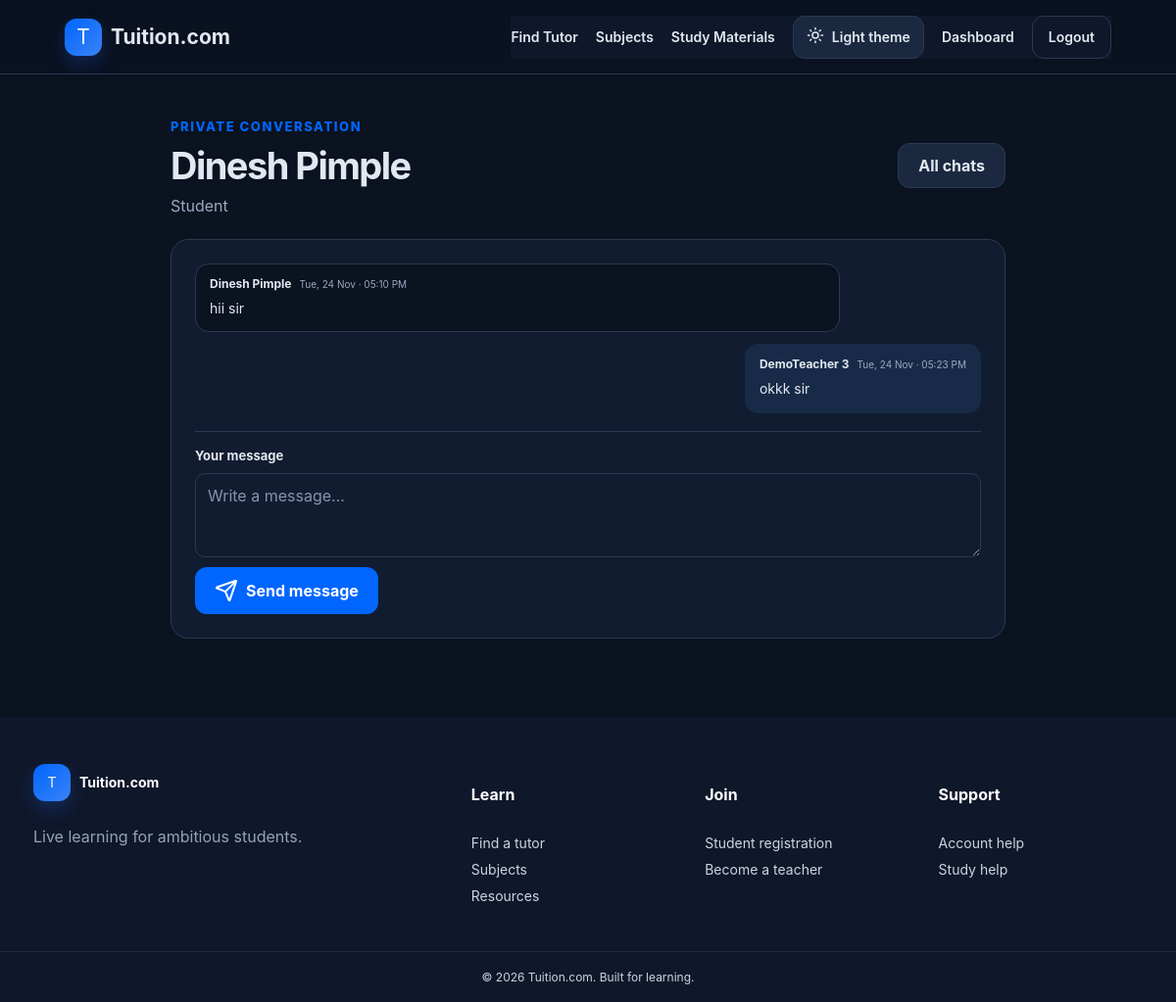
The page /chat/1/ (signed in) on the database its author committed.
### config/edtech/models.py (models this page shows)
class ChatMessage(models.Model):
    conversation = models.ForeignKey(ChatConversation, on_delete=models.CASCADE, related_name="messages")
    sender = models.ForeignKey(User, on_delete=models.CASCADE, related_name="sent_chat_messages")
    body = models.TextField()
    created_at = models.DateTimeField(auto_now_add=True)
    class Meta:
        ordering = ["created_at"]

### config/edtech/views.py (the view, shortened to what this page needs)
# urls.py: path("chat/<int:conversation_id>/", views.chat_conversation, name="chat_conversation"),
@login_required
def chat_conversation(request, conversation_id):
    conversation = get_object_or_404(
        ChatConversation.objects.select_related("student", "teacher", "teacher__user"),
        Q(student=request.user) | Q(teacher__user=request.user),
        pk=conversation_id,
    )
    role = "teacher" if conversation.teacher.user_id == request.user.pk else "student"
    return render(request, "edtech/chat_conversation.html", {
        "conversation": conversation,
        "conversation_messages": conversation.messages.select_related("sender"),
        "role": role,
        "other_participant": (
            conversation.student if role == "teacher" else conversation.teacher.user
        ),
    })

### config/edtech/templates/edtech/chat_conversation.html (shortened to what this page needs)
{% extends "edtech/base.html" %}
{% block content %}
<section class="teacher-editor chat-page">
  <header class="editor-heading">
    <div><span class="kicker">Private conversation</span><h1>{{ other_participant.get_full_name|default:other_participant.username }}</h1><p>{% if role == "student" %}Teacher{% else %}Student{% endif %}</p></div>
    <a class="btn secondary" href="{% url 'chat_inbox' %}">All chats</a>
  </header>
  <section class="editor-section chat-thread" aria-label="Chat messages">
    <div class="chat-message-list" aria-live="polite">
      {% for chat_message in conversation_messages %}
        <article class="chat-message {% if chat_message.sender_id == request.user.pk %}mine{% endif %}">
          <div class="chat-message-meta"><strong>{{ chat_message.sender.get_full_name|default:chat_message.sender.username }}</strong><time datetime="{{ chat_message.created_at|date:'c' }}">{{ chat_message.created_at|date:"D, d M · h:i A" }}</time></div>
          <p>{{ chat_message.body|linebreaksbr }}</p>
        </article>
      {% empty %}
        <div class="student-empty compact"><p>This is the start of your conversation. Send a message to say hello.</p></div>
      {% endfor %}
    </div>
    <form class="chat-compose" method="post">
      <label for="chat-body">Your message</label>
      <textarea id="chat-body" name="body" rows="3" maxlength="4000" required placeholder="Write a message…"></textarea>
      <button class="btn primary" type="submit"><i data-lucide="send" aria-hidden="true"></i>Send message</button>
    </form>
  </section>
</section>
{% endblock %}

### static/edtech/style.css (style rules this page uses)
:root { --primary:#2563EB;--blue:#EFF6FF;--purple:#8B5CF6;--orange:#F97316;--mint:#10B981;--lavender:#F5F3FF;--bg:#F8FAFC;--text:#1E293B;--muted:#64748B;--white:#fff;--border:#E2E8F0;--shadow:0 18px 50px rgba(37,99,235,.10) }
* { box-sizing:border-box }
html { scroll-behavior:smooth }
body { margin:0;font-family:Inter,Poppins,sans-serif;color:var(--text);background:var(--bg) }
a { text-decoration:none;color:inherit }
button,input,select,textarea { font:inherit }
.nav-register,.btn.primary { background:var(--primary);color:#fff!important }
.eyebrow,.kicker { color:var(--primary);font-size:13px;font-weight:800;text-transform:uppercase;letter-spacing:.12em }
.btn { min-height:44px;border:0;border-radius:12px;padding:12px 20px;display:inline-flex;align-items:center;justify-content:center;gap:8px;font-weight:700;cursor:pointer;transition:.2s }
.btn.secondary { background:#fff;color:var(--text)!important;border:1px solid var(--border) }
body.dark { --bg:#0F172A;--text:#E2E8F0;--muted:#94A3B8;--border:#334155;--white:#1E293B }

### static/edtech/frontend-audit.css (style rules this page uses)
:root { --primary: #4F46E5; --secondary: #7C3AED; --accent: #F97316; --mint: #0D9488; --background: #F8FAFC; --card: #FFFFFF; --light-blue: #EEF2FF; --light-purple: #F3E8FF; --light-orange: #FFF7ED; --light-mint: #F0FDFA; --text: #111827; --muted: #64748B; --border: #E2E8F0; --focus: #6366F1; --success: #16A34A; --warning: #EAB308; --danger: #DC2626; --primary-gradient: linear-gradient(135deg, #4F46E5, #7C3AED); --hero-gradient: linear-gradient(135deg, #EEF2FF, #F3E8FF, #EFF6FF); --blue: var(--light-blue); --purple: var(--secondary); --orange: var(--accent); --lavender: var(--light-purple); --bg: var(--background); --white: var(--card); }
html, body { max-width: 100%; overflow-x: hidden; }
body { font-family: Inter, "Segoe UI", Arial, sans-serif; color: var(--text); background: var(--background); }
svg { flex-shrink: 0; }
.btn { min-height: 44px; }
body.dark { --primary: #0066FF; --purple: #3B82F6; --blue: #172B48; --lavender: #172033; --bg: #0B1220; --background: #0B1220; --text: #E2E8F0; --muted: #9AAAC0; --white: #111C30; --card: #111C30; --light-blue: #15253E; --light-purple: #1C2040; --border: #2B3A50; --focus: #60A5FA; --shadow: 0 18px 50px rgba(0,0,0,.32); color: var(--text); background: var(--bg); }
body.dark .hero-search, body.dark .hero-card, body.dark .stats-strip, body.dark .subject-card, body.dark .teacher-profile-card, body.dark .course-card, body.dark .empty-state, body.dark .auth-card, body.dark .filter-panel, body.dark .tutor-row, body.dark .profile-main, body.dark .booking-card, body.dark .course-detail > div, body.dark .sidebar, body.dark .widget, body.dark .panel, body.dark .material-card, body.dark .completion-card, body.dark .editor-section, body.dark .editor-item, body.dark .public-profile-main, body.dark .portfolio-card { background: #111C30; color: var(--text); border-color: var(--border); }
body.dark .hero-search input::placeholder, body.dark input::placeholder, body.dark textarea::placeholder { color: #8494AA; }
body.dark .btn.secondary, body.dark .theme-toggle { background: #1A2940; color: var(--text) !important; border-color: var(--border); }

### static/edtech/teacher-profile.css (style rules this page uses)
.teacher-editor { max-width:1000px;margin:42px auto 80px;padding:0 24px }
.editor-heading { display:flex;justify-content:space-between;align-items:center;gap:24px;margin-bottom:24px }
.editor-heading h1 { margin:8px 0;font-size:38px;letter-spacing:-.04em }
.editor-heading p,.teacher-dashboard-main .dashboard-heading p { margin:0;color:var(--muted) }
.completion-card,.editor-section { border:1px solid var(--border);border-radius:18px;background:#fff }
.editor-section { padding:24px;margin-bottom:16px;scroll-margin-top:95px }
.dark .completion-card,.dark .editor-section,.dark .editor-item,.dark .editor-add,.dark .public-profile-main,.dark .portfolio-card { background:#1E293B }

### rows shown on the page
ChatMessage: sender.get_full_name "Dinesh Pimple", created_at "Tue, 24 Nov · 05:10 PM", body "hii sir"
ChatMessage: sender.get_full_name "DemoTeacher 3", created_at "Tue, 24 Nov · 05:23 PM", body "okkk sir"

### other values the page prints
{{ other_participant.get_full_name|default:other_participant.username }} "Dinesh Pimple"
